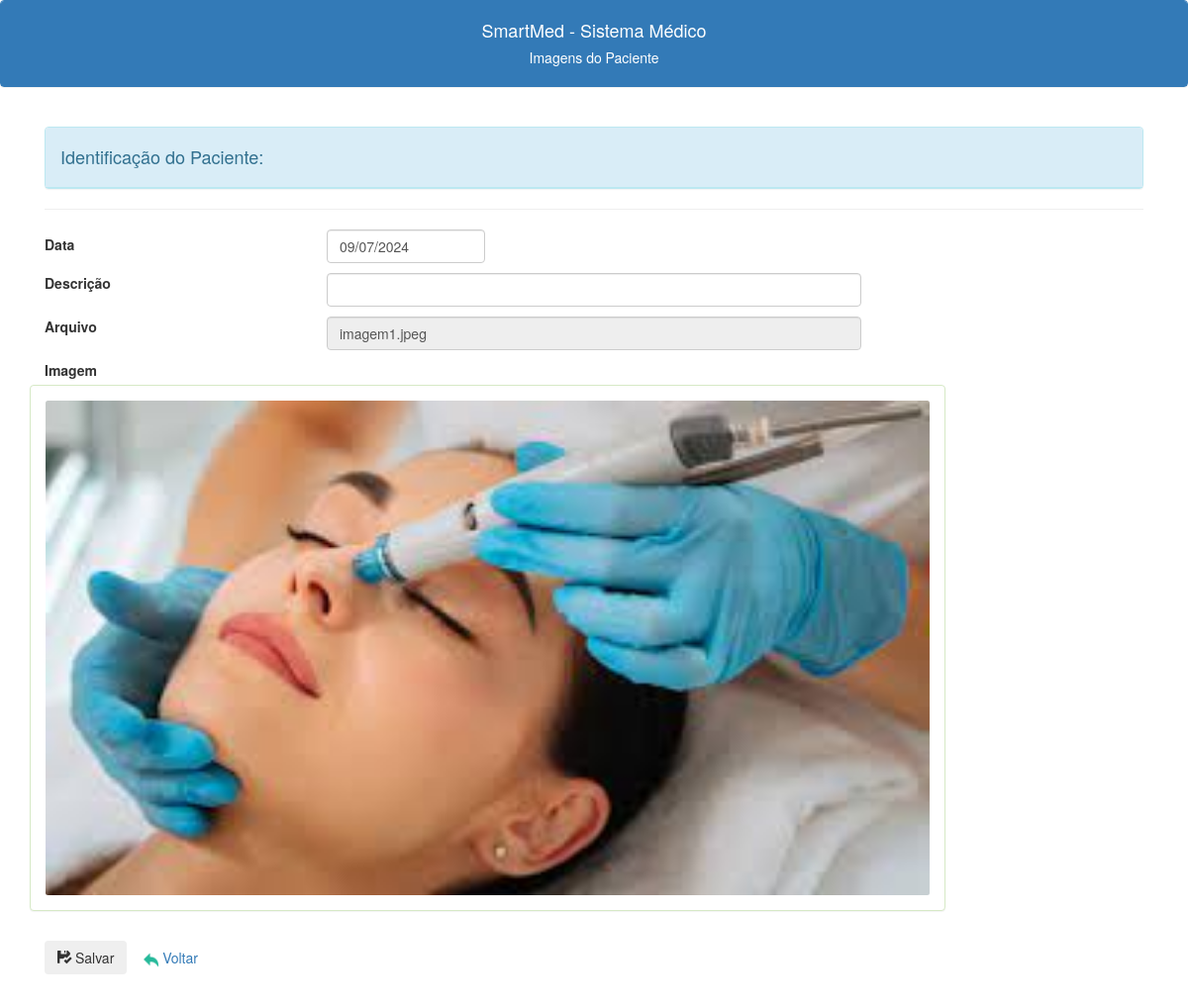
The page /imagens_visualizar.php?id=5 (signed in) on the database as committed earlier.
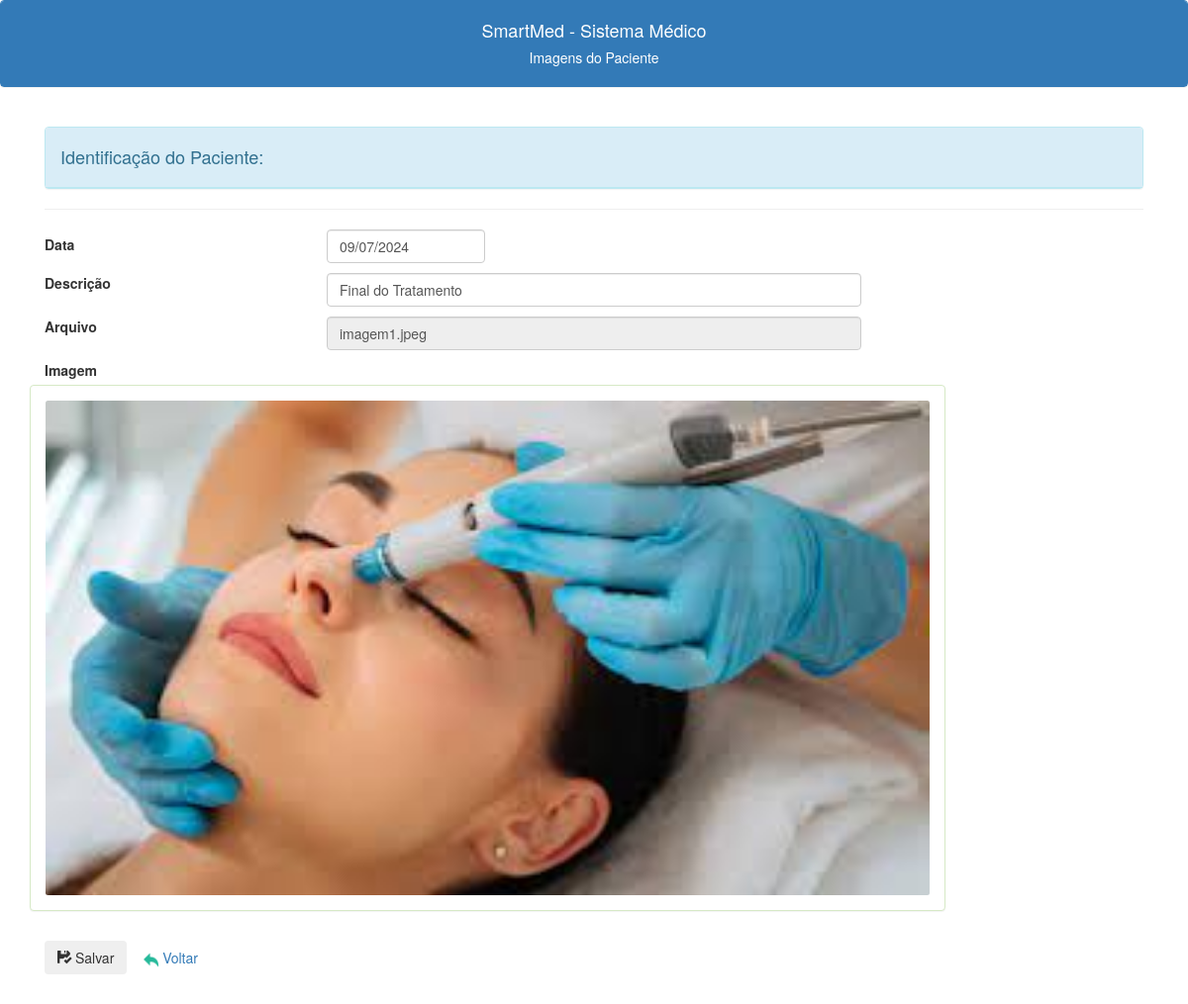
The same page on the database as committed later.
### tables this page shows
CREATE TABLE IF NOT EXISTS `imagens_pacientes` (
  `id` int NOT NULL AUTO_INCREMENT,
  `id_paciente` int NOT NULL,
  `pasta_imagem` varchar(250) NOT NULL DEFAULT '',
  `data` date NOT NULL,
  `descricao` varchar(150) DEFAULT NULL,
  PRIMARY KEY (`id`),
  KEY `FK_imagens_pacientes_pacientes` (`id_paciente`),
  CONSTRAINT `FK_imagens_pacientes_pacientes` FOREIGN KEY (`id_paciente`) REFERENCES `pacientes` (`id`)
);

### imagens_visualizar.php (the view, shortened to what this page needs)
<?php
include("conexao.php");
$c_descricao = "";
$d_data = "";
$c_id = $_GET["id"];
if ($_SERVER['REQUEST_METHOD'] == 'GET') {
    $c_sql = "SELECT * FROM imagens_pacientes where imagens_pacientes.id='$c_id'";
    $result = $conection->query($c_sql);
    $registro = $result->fetch_assoc();
    $c_descricao = $registro['descricao'];
    $d_data =  DateTime::createFromFormat('Y-m-d', $registro["data"]);
    $d_data = $d_data->format('d/m/Y');
    $c_pasta = $registro['pasta_imagem'];
    $c_pasta = substr($c_pasta, 4);
}
?>
<!DOCTYPE html>
<html lang="en">
<head>
    <link rel="stylesheet" href="https://cdn.jsdelivr.net/npm/bootstrap@4.0.0/dist/css/bootstrap.min.css">
    <link rel="stylesheet" href="https://maxcdn.bootstrapcdn.com/bootstrap/3.3.7/css/bootstrap.min.css">
    <link href="https://nightly.datatables.net/css/jquery.dataTables.css" rel="stylesheet" type="text/css" />
</head>
<body>
    <div class="panel panel-primary class">
        <div class="panel-heading text-center">
            <h4>SmartMed - Sistema Médico</h4>
            <h5>Imagens do Paciente<h5>
        </div>
    </div>
    <br>
    <div class="container -my5">
        <form method="post">
            <div class="panel panel-info">
                <div class="panel-heading">
                    <h4>Identificação do Paciente:<?php echo ' ' . $_SESSION["paciente_nome"] ?></h4>
                </div>
            </div>
            <hr>
            <div class="row mb-3">
                <label class="col-sm-3 col-form-label">Data</label>
                <div class="col-sm-2">
                    <input type="text" maxlength="10" class="form-control" placeholder="dd/mm/yyyy" name="data" id="data" onkeypress="mascaraData(this)" value="<?php echo $d_data; ?>">
                </div>
            </div>
            <div class="mb-3 row">
                <label for="up_descricaoField" class="col-md-3 form-label">Descrição</label>
                <div class="col-md-6">
                    <input type="text" class="form-control" id="up_descricaoField" name="up_descricaoField" value="<?php echo $c_descricao; ?>">
                </div>
            </div>
            <div class="mb-3 row">
                <label for="up_arquivoField" class="col-md-3 form-label">Arquivo</label>
                <div class="col-md-6">
                    <input type="text" readonly class="form-control" id="up_arquivoField" name="up_arquivoField" value="<?php echo $c_pasta; ?>">
                </div>
            </div>
            <div class="mb-3 row">
                <label class="col-md-3 form-label">Imagem</label>
                <div class="panel panel-success">
                    <div class="panel-body">
                        <img class="rounded mx-auto d-block" class="img-responsive" src="\smedweb\img\<?php echo $c_pasta; ?>" class="img-fluid" style="height :500px" style="width:500px">
                    </div>
                </div>
            </div>
            <div class="row mb-3">
                <div class="col-sm-3">
                    <button type="submit" id='btn_grava' name='btn_grava' class="btn btn-Light"><span class='glyphicon glyphicon-floppy-saved'></span> Salvar</button>
                    <a class='btn btn-Light' href='/smedweb/imagens.php'> <img src="\smedweb\images\voltar.png" alt="" width="15" height="15"> Voltar</a>
                </div>
            </div>
            <br>
        </form>
    </div>
</body>
</html>

Rows that differ between the two databases and show on the page:
changed imagens_pacientes "imagem1.jpeg": up_descricaoField (not shown) → "Final do Tratamento"
